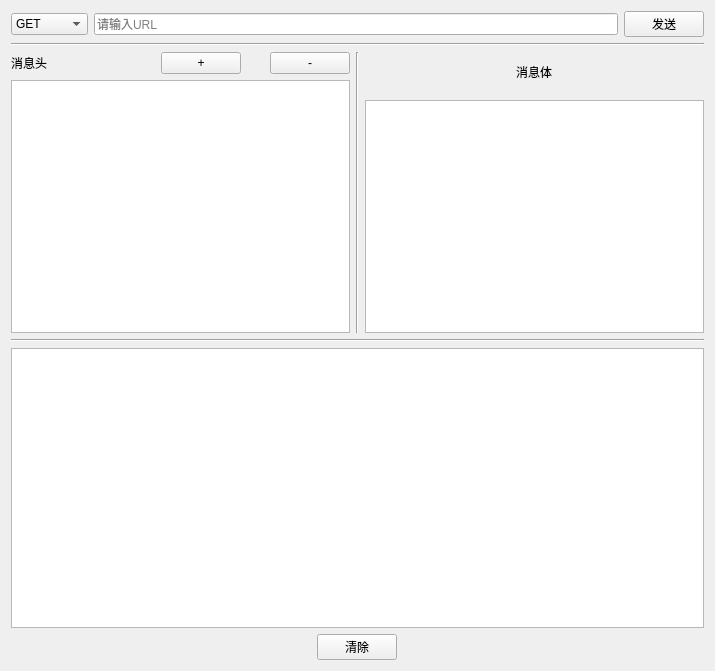
<?xml version="1.0" encoding="UTF-8"?>
<ui version="4.0">
 <class>Form</class>
 <widget class="QWidget" name="Form">
  <property name="geometry">
   <rect>
    <x>0</x>
    <y>0</y>
    <width>715</width>
    <height>671</height>
   </rect>
  </property>
  <property name="windowTitle">
   <string>HTTP接口测试</string>
  </property>
  <property name="autoFillBackground">
   <bool>false</bool>
  </property>
  <property name="styleSheet">
   <string notr="true"/>
  </property>
  <layout class="QVBoxLayout" name="verticalLayout_4">
   <item>
    <layout class="QVBoxLayout" name="verticalLayout_3">
     <item>
      <layout class="QHBoxLayout" name="horizontalLayout">
       <item>
        <widget class="QComboBox" name="comboBox">
         <property name="styleSheet">
          <string notr="true">font: 12pt &quot;微软雅黑&quot;;
text-align:center;</string>
         </property>
         <item>
          <property name="text">
           <string>GET</string>
          </property>
         </item>
         <item>
          <property name="text">
           <string>POST</string>
          </property>
         </item>
         <item>
          <property name="text">
           <string>PUT</string>
          </property>
         </item>
         <item>
          <property name="text">
           <string>DELETE</string>
          </property>
         </item>
        </widget>
       </item>
       <item>
        <widget class="QLineEdit" name="lineEdit">
         <property name="styleSheet">
          <string notr="true">font: 12pt &quot;Arial&quot;;</string>
         </property>
         <property name="placeholderText">
          <string>请输入URL</string>
         </property>
        </widget>
       </item>
       <item>
        <widget class="QPushButton" name="pushButton">
         <property name="text">
          <string>发送</string>
         </property>
        </widget>
       </item>
      </layout>
     </item>
     <item>
      <widget class="Line" name="line">
       <property name="orientation">
        <enum>Qt::Horizontal</enum>
       </property>
      </widget>
     </item>
     <item>
      <layout class="QHBoxLayout" name="horizontalLayout_3">
       <item>
        <layout class="QVBoxLayout" name="verticalLayout_2">
         <item>
          <layout class="QHBoxLayout" name="horizontalLayout_2">
           <item>
            <widget class="QLabel" name="label">
             <property name="sizePolicy">
              <sizepolicy hsizetype="Preferred" vsizetype="Preferred">
               <horstretch>2</horstretch>
               <verstretch>0</verstretch>
              </sizepolicy>
             </property>
             <property name="styleSheet">
              <string notr="true">font: 12pt &quot;Arial&quot;;</string>
             </property>
             <property name="text">
              <string>消息头</string>
             </property>
            </widget>
           </item>
           <item>
            <widget class="QPushButton" name="pushButton_2">
             <property name="sizePolicy">
              <sizepolicy hsizetype="Minimum" vsizetype="Fixed">
               <horstretch>1</horstretch>
               <verstretch>0</verstretch>
              </sizepolicy>
             </property>
             <property name="styleSheet">
              <string notr="true">font: 20pt &quot;Arial&quot;;</string>
             </property>
             <property name="text">
              <string>+</string>
             </property>
            </widget>
           </item>
           <item>
            <spacer name="horizontalSpacer">
             <property name="orientation">
              <enum>Qt::Horizontal</enum>
             </property>
             <property name="sizeHint" stdset="0">
              <size>
               <width>23</width>
               <height>0</height>
              </size>
             </property>
            </spacer>
           </item>
           <item>
            <widget class="QPushButton" name="pushButton_3">
             <property name="sizePolicy">
              <sizepolicy hsizetype="Minimum" vsizetype="Fixed">
               <horstretch>1</horstretch>
               <verstretch>0</verstretch>
              </sizepolicy>
             </property>
             <property name="styleSheet">
              <string notr="true">font: 20pt &quot;Arial&quot;;</string>
             </property>
             <property name="text">
              <string>-</string>
             </property>
            </widget>
           </item>
          </layout>
         </item>
         <item>
          <widget class="QTextEdit" name="text_msg_head"/>
         </item>
        </layout>
       </item>
       <item>
        <widget class="Line" name="line_2">
         <property name="orientation">
          <enum>Qt::Vertical</enum>
         </property>
        </widget>
       </item>
       <item>
        <layout class="QVBoxLayout" name="verticalLayout">
         <item>
          <layout class="QHBoxLayout" name="horizontalLayout_9">
           <property name="topMargin">
            <number>11</number>
           </property>
           <property name="bottomMargin">
            <number>13</number>
           </property>
           <item>
            <widget class="QLabel" name="label_2">
             <property name="sizePolicy">
              <sizepolicy hsizetype="Fixed" vsizetype="Preferred">
               <horstretch>0</horstretch>
               <verstretch>0</verstretch>
              </sizepolicy>
             </property>
             <property name="styleSheet">
              <string notr="true">font: 12pt &quot;Arial&quot;;</string>
             </property>
             <property name="text">
              <string>消息体</string>
             </property>
            </widget>
           </item>
          </layout>
         </item>
         <item>
          <widget class="QTextEdit" name="text_msg_body"/>
         </item>
        </layout>
       </item>
      </layout>
     </item>
     <item>
      <widget class="Line" name="line_3">
       <property name="orientation">
        <enum>Qt::Horizontal</enum>
       </property>
      </widget>
     </item>
     <item>
      <widget class="QTextEdit" name="text_log"/>
     </item>
     <item>
      <layout class="QHBoxLayout" name="horizontalLayout_7">
       <item>
        <widget class="QPushButton" name="button_clear_log">
         <property name="sizePolicy">
          <sizepolicy hsizetype="Fixed" vsizetype="Fixed">
           <horstretch>0</horstretch>
           <verstretch>0</verstretch>
          </sizepolicy>
         </property>
         <property name="text">
          <string>清除</string>
         </property>
        </widget>
       </item>
      </layout>
     </item>
    </layout>
   </item>
  </layout>
 </widget>
 <resources/>
 <connections/>
</ui>
